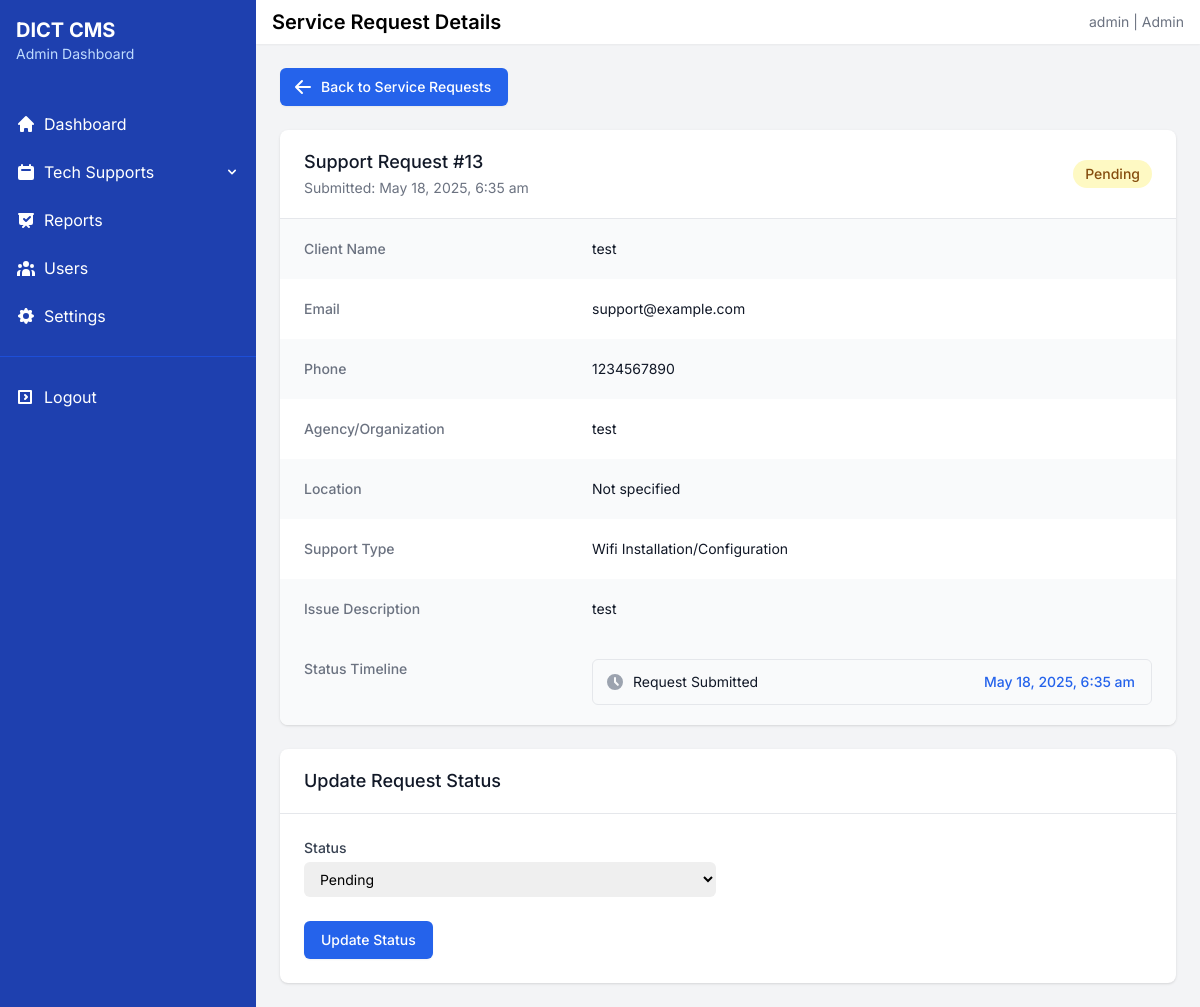
/admin/view-request.php?id=13 (signed in), run on the app's committed database.
### tables this page shows
CREATE TABLE `tech_support_requests` (
  `id` int(11) NOT NULL,
  `client_name` varchar(100) NOT NULL,
  `agency` varchar(100) NOT NULL,
  `email` varchar(100) NOT NULL,
  `phone` varchar(20) NOT NULL,
  `region_id` int(11) NOT NULL,
  `province_id` int(11) NOT NULL,
  `district_id` int(11) DEFAULT NULL,
  `municipality_id` int(11) NOT NULL,
  `support_type` varchar(100) NOT NULL,
  `subject` varchar(255) DEFAULT NULL,
  `issue_description` text NOT NULL,
  `date_requested` timestamp NOT NULL DEFAULT current_timestamp(),
  `date_assisted` timestamp NULL DEFAULT NULL,
  `date_resolved` timestamp NULL DEFAULT NULL,
  `assisted_by_id` int(11) DEFAULT NULL,
  `status` enum('Pending','In Progress','Resolved','Cancelled') DEFAULT 'Pending',
  `remarks` text DEFAULT NULL,
  `created_at` timestamp NOT NULL DEFAULT current_timestamp(),
  `updated_at` timestamp NOT NULL DEFAULT current_timestamp() ON UPDATE current_timestamp()
);

### includes/crud_operations.php (called while the page is built, shortened)
<?php
require_once 'db_connect.php';
function get_record_by_id($table, $id, $columns = ['*']) {
    global $conn;
    try {
        $table_check = $conn->query("SHOW TABLES LIKE '$table'");
        if ($table_check->num_rows == 0) {
            throw new Exception("Table '$table' does not exist");
        }
        $columns_str = implode(', ', $columns);
        $sql = "SELECT $columns_str FROM `$table` WHERE id = ?";
        $stmt = $conn->prepare($sql);
        $stmt->bind_param('i', $id);
        if ($stmt->execute()) {
            $result = $stmt->get_result();
            $record = $result->fetch_assoc();
            return $record;
        } else {
            throw new Exception("Error executing statement: " . $stmt->error);
        }
    } catch (Exception $e) {
        return false;
    }
}
?>

### admin/view-request.php (the view, shortened to what this page needs)
<?php
require_once '../includes/db_connect.php';
require_once '../includes/crud_operations.php';
$id = (int)$_GET['id'];
$request = get_record_by_id('tech_support_requests', $id);
$region_name = '';
$province_name = '';
$municipality_name = '';
if (!empty($request['municipality_id'])) {
    $municipality = get_record_by_id('municipalities', $request['municipality_id']);
    if ($municipality) {
        $municipality_name = $municipality['name'];
    }
}
$status_class = 'bg-yellow-100 text-yellow-800';
?>
<!DOCTYPE html>
<html lang="en">
<head>
    <script src="https://cdn.tailwindcss.com"></script>
</head>
<?php include '../admin/includes/sidebar.php'; ?>
<body class="bg-gray-100">
        <div class="flex-1 main-content">
            <div class="bg-white shadow-sm">
                <div class="px-4 py-2 flex justify-between items-center">
                    <h1 class="text-xl font-semibold">Service Request Details</h1>
                    <div>
                        <p class="text-sm text-gray-500">
                            <?php echo $_SESSION['username']; ?> | Admin
                        </p>
                    </div>
                </div>
            </div>
            <div class="p-6">
                <div class="mb-6">
                    <a href="service-requests.php" class="inline-flex items-center px-4 py-2 border border-transparent rounded-md shadow-sm text-sm font-medium text-white bg-blue-600 hover:bg-blue-700 focus:outline-none focus:ring-2 focus:ring-offset-2 focus:ring-blue-500">
                        <svg xmlns="http://www.w3.org/2000/svg" class="-ml-1 mr-2 h-5 w-5" viewBox="0 0 20 20" fill="currentColor">
                            <path fill-rule="evenodd" d="M9.707 16.707a1 1 0 01-1.414 0l-6-6a1 1 0 010-1.414l6-6a1 1 0 011.414 1.414L5.414 9H17a1 1 0 110 2H5.414l4.293 4.293a1 1 0 010 1.414z" clip-rule="evenodd" />
                        </svg>
                        Back to Service Requests
                    </a>
                </div>
                <div class="bg-white shadow overflow-hidden sm:rounded-lg">
                    <div class="px-4 py-5 sm:px-6 flex justify-between items-center">
                        <div>
                            <h3 class="text-lg leading-6 font-medium text-gray-900">Support Request #<?php echo $id; ?></h3>
                            <p class="mt-1 max-w-2xl text-sm text-gray-500">
                                Submitted: <?php echo date('F j, Y, g:i a', strtotime($request['date_requested'])); ?>
                            </p>
                        </div>
                        <div>
                            <span class="inline-flex items-center px-3 py-1 rounded-full text-sm font-medium <?php echo $status_class; ?>">
                                <?php echo $request['status']; ?>
                            </span>
                        </div>
                    </div>
                    <div class="border-t border-gray-200">
                        <dl>
                            <div class="bg-gray-50 px-4 py-5 sm:grid sm:grid-cols-3 sm:gap-4 sm:px-6">
                                <dt class="text-sm font-medium text-gray-500">Client Name</dt>
                                <dd class="mt-1 text-sm text-gray-900 sm:mt-0 sm:col-span-2"><?php echo htmlspecialchars($request['client_name']); ?></dd>
                            </div>
                            <div class="bg-white px-4 py-5 sm:grid sm:grid-cols-3 sm:gap-4 sm:px-6">
                                <dt class="text-sm font-medium text-gray-500">Email</dt>
                                <dd class="mt-1 text-sm text-gray-900 sm:mt-0 sm:col-span-2"><?php echo htmlspecialchars($request['email']); ?></dd>
                            </div>
                            <div class="bg-gray-50 px-4 py-5 sm:grid sm:grid-cols-3 sm:gap-4 sm:px-6">
                                <dt class="text-sm font-medium text-gray-500">Phone</dt>
                                <dd class="mt-1 text-sm text-gray-900 sm:mt-0 sm:col-span-2"><?php echo htmlspecialchars($request['phone']); ?></dd>
                            </div>
                            <div class="bg-white px-4 py-5 sm:grid sm:grid-cols-3 sm:gap-4 sm:px-6">
                                <dt class="text-sm font-medium text-gray-500">Agency/Organization</dt>
                                <dd class="mt-1 text-sm text-gray-900 sm:mt-0 sm:col-span-2"><?php echo htmlspecialchars($request['agency']); ?></dd>
                            </div>
                            <div class="bg-gray-50 px-4 py-5 sm:grid sm:grid-cols-3 sm:gap-4 sm:px-6">
                                <dt class="text-sm font-medium text-gray-500">Location</dt>
                                <dd class="mt-1 text-sm text-gray-900 sm:mt-0 sm:col-span-2">
                                    <?php
                                    $location_parts = array_filter([$region_name, $province_name, $municipality_name]);
                                    echo !empty($location_parts) ? implode(', ', $location_parts) : 'Not specified';
                                    ?>
                                </dd>
                            </div>
                            <div class="bg-white px-4 py-5 sm:grid sm:grid-cols-3 sm:gap-4 sm:px-6">
                                <dt class="text-sm font-medium text-gray-500">Support Type</dt>
                                <dd class="mt-1 text-sm text-gray-900 sm:mt-0 sm:col-span-2"><?php echo htmlspecialchars($request['support_type']); ?></dd>
                            </div>
                            <div class="bg-gray-50 px-4 py-5 sm:grid sm:grid-cols-3 sm:gap-4 sm:px-6">
                                <dt class="text-sm font-medium text-gray-500">Issue Description</dt>
                                <dd class="mt-1 text-sm text-gray-900 sm:mt-0 sm:col-span-2">
                                    <?php echo nl2br(htmlspecialchars($request['issue_description'])); ?>
                                </dd>
                            </div>
                            <div class="bg-gray-50 px-4 py-5 sm:grid sm:grid-cols-3 sm:gap-4 sm:px-6">
                                <dt class="text-sm font-medium text-gray-500">Status Timeline</dt>
                                <dd class="mt-1 text-sm text-gray-900 sm:mt-0 sm:col-span-2">
                                    <ul class="border border-gray-200 rounded-md divide-y divide-gray-200">
                                        <li class="pl-3 pr-4 py-3 flex items-center justify-between text-sm">
                                            <div class="w-0 flex-1 flex items-center">
                                                <svg class="flex-shrink-0 h-5 w-5 text-gray-400" xmlns="http://www.w3.org/2000/svg" viewBox="0 0 20 20" fill="currentColor">
                                                    <path fill-rule="evenodd" d="M10 18a8 8 0 100-16 8 8 0 000 16zm1-12a1 1 0 10-2 0v4a1 1 0 00.293.707l2.828 2.829a1 1 0 101.415-1.415L11 9.586V6z" clip-rule="evenodd" />
                                                </svg>
                                                <span class="ml-2 flex-1 w-0 truncate">
                                                    Request Submitted
                                                </span>
                                            </div>
                                            <div class="ml-4 flex-shrink-0">
                                                <span class="font-medium text-blue-600 hover:text-blue-500">
                                                    <?php echo date('F j, Y, g:i a', strtotime($request['date_requested'])); ?>
                                                </span>
                                            </div>
                                        </li>
                                    </ul>
                                </dd>
                            </div>
                        </dl>
                    </div>
                </div>
                <div class="mt-6 bg-white shadow overflow-hidden sm:rounded-lg">
                    <div class="px-4 py-5 sm:px-6">
                        <h3 class="text-lg leading-6 font-medium text-gray-900">Update Request Status</h3>
                    </div>
                    <div class="border-t border-gray-200 px-4 py-5 sm:p-6">
                        <form action="view-request.php?id=<?php echo $id; ?>" method="post">
                            <div class="grid grid-cols-1 gap-6 sm:grid-cols-2">
                                <div>
                                    <label for="status" class="block text-sm font-medium text-gray-700">Status</label>
                                    <select id="status" name="status" class="mt-1 block w-full pl-3 pr-10 py-2 text-base border-gray-300 focus:outline-none focus:ring-blue-500 focus:border-blue-500 sm:text-sm rounded-md">
                                        <option value="Pending" <?php echo $request['status'] === 'Pending' ? 'selected' : ''; ?>>Pending</option>
                                    </select>
                                </div>
                            </div>
                            <div class="mt-6">
                                <button type="submit" class="inline-flex items-center px-4 py-2 border border-transparent rounded-md shadow-sm text-sm font-medium text-white bg-blue-600 hover:bg-blue-700 focus:outline-none focus:ring-2 focus:ring-offset-2 focus:ring-blue-500">
                                    Update Status
                                </button>
                            </div>
                        </form>
                    </div>
                </div>
            </div>
        </div>
    </div>
</body>
</html>

### admin/view-request.php (style rules this page uses)
body { font-family: 'Inter', sans-serif; }
.main-content { height: 100vh; overflow-y: auto; max-width: 100%; }

### data on the page
tech_support_requests: date_requested "May 18, 2025, 6:35 am", status "Pending", client_name "test", email "support@example.com", phone "1234567890", agency "test", support_type "Wifi Installation/Configuration", issue_description "test"

### other printed values
$_SESSION['username'] "admin"
$id "13"
